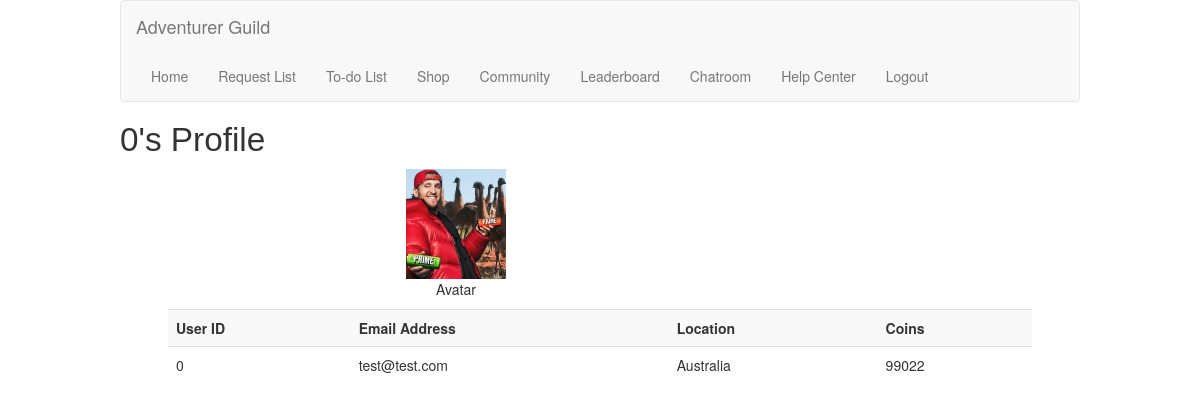
Screenshot of /profile/0 (signed in) with the database file from the repository.
### models/sqlmodels.py (models this page shows, shortened)
class UserInfo(db.Model):
    __tablename__ = 'users'
    userID = Column(String(120), primary_key=True)
    email = Column(String(120), nullable=False)
    password = Column(String(120), nullable=False)
    coins = Column(Integer, nullable=False, default=10)
    avatar = Column(Text, nullable=False, default="default")
    country = Column(Text, nullable=False)
    pincode = Column(Text, nullable=False, default="123")

### app.py (the view)
    @app.route('/profile/<userid>') # User profile in 3rd user view
    @login_required
    def profilePageOthersView(userid):
        try:
            infomsg = request.args.get('infomsg', '')
            userID = userid
            if "-" in userID:
                userID_Show_On_Browser = userID.split("-")[0]
            else:
                userID_Show_On_Browser = userID
            user_details = UserInfo.query.filter(UserInfo.userID == userID).all()
            if user_details is None:
                return "<script>alert('Cannot find this user');history.back();</script>"
            avatar_id = str(getUserInfo(userID,"avatar"))
            return render_template('profile_other_user_view.html',
                                userID_Show_On_Browser = userID_Show_On_Browser,
                                userID = userID,
                                user_details = user_details,
                                nftid = avatar_id,
                                infomsg = infomsg
                                )
        except Exception as e:
            print(f"An error occurred: " + str(e))
            return "<script>alert('Internal Error!');history.back();</script>"

### app.py (called while the page is built)
    @login_manager.user_loader
    def load_user(user_id):
        return User(user_id)

### apps/get.py (called while the page is built)
def getUserInfo(userID, action):
    user = UserInfo.query.filter(UserInfo.userID == userID).first()
    if user:
        if action == "userid":
            return str(user.userID)
        elif action == "email":
            return user.email
        elif action == "pincode":
            return user.pincode
        elif action == "coins":
            return str(user.coins)
        elif action == "avatar":
            return user.avatar
        else:
             return None
    else:
        return None

### templates/profile_other_user_view.html (shortened to what this page needs)
{% extends 'base.html' %}
{% block content %}
    <h1 id="pageBanner">{{userID}}'s Profile</h1>
    <div class="profileimgdiv">
        <img src="{{ url_for('static', filename='nft/' + nftid + '.png') }}" alt="Avatar" class="profileimages">
        <p>Avatar</p>
    </div>
    <br>
    <table class="table table-striped listcontents">
        <tbody>
        <tr>
            <th scope="col">User ID</th>
            <th scope="col">Email Address</th>
            <th scope="col">Location</th>
            <th scope="col">Coins</th>
        </tr>
        {% for useritems in user_details %}
        <tr>
            <td>{{useritems.userID}}</td>
            <td>{{useritems.email}}</td>
            <td>{{useritems.country}}</td>
            <td>{{useritems.coins}}</td>
        </tr>
        {% endfor %}
        </tbody>
    </table>
{% endblock %}

### static/css/main.css (style rules this page uses)
.listcontents { width: 90%; margin-left: auto; margin-right: auto; }
.profileimgdiv { display: inline-block; text-align: center; margin-left: auto; margin-right: auto; }
.profileimages { width: 15%; height: 15%; }
#pageBanner { font-family: 'Gill Sans', 'Gill Sans MT', Calibri, 'Trebuchet MS', sans-serif; font-size: 25pt; }

### rows the page displays
UserInfo: userID "0", email "test@test.com", country "Australia", coins "99022"

### other values shown
{{ userID }} "0"
